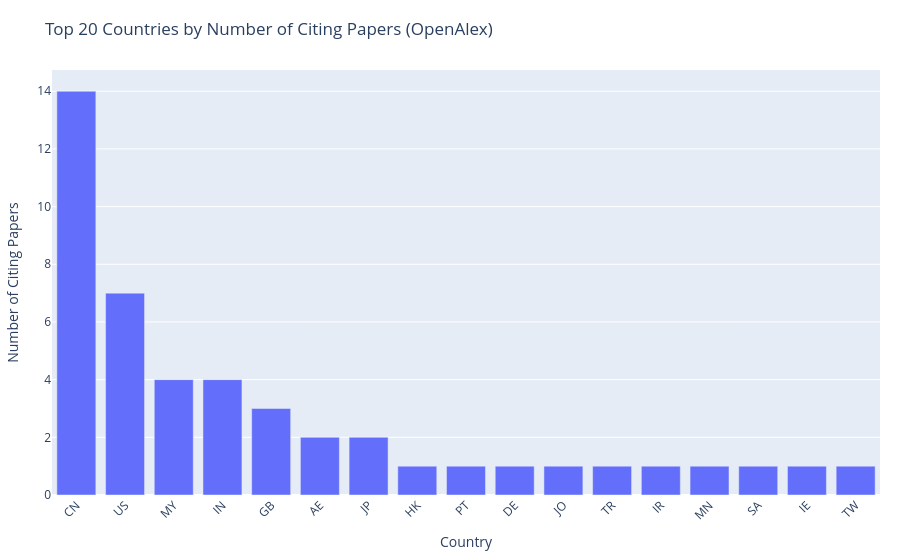

Source (notebook cell):
### Code cell
# =========================
# PLOTTING (Plotly) - Full code
# Inputs:
#   - country_counts.csv  (columns: country_code, num_citing_papers)
# Outputs:
#   - citation_country_map.html / .png
#   - citation_country_bar.html / .png
# =========================

import pandas as pd
import plotly.express as px

# ---- 1) Load data ----
country_df = pd.read_csv("country_counts.csv")

# Basic sanity check
required_cols = {"country_code", "num_citing_papers"}
missing = required_cols - set(country_df.columns)
if missing:
    raise ValueError(f"country_counts.csv missing columns: {missing}")

country_df["country_code"] = country_df["country_code"].astype(str).str.upper().str.strip()
country_df["num_citing_papers"] = pd.to_numeric(country_df["num_citing_papers"], errors="coerce").fillna(0).astype(int)

# ---- 2) ISO2 -> ISO3 conversion ----
# Plotly choropleth works best with ISO-3 codes.
try:
    import pycountry
except ImportError:
    raise ImportError("Please install pycountry: pip install -U pycountry")

def iso2_to_iso3(iso2: str):
    iso2 = (iso2 or "").strip().upper()
    if not iso2:
        return None

    # Special cases (rare)
    special = {
        "XK": "XKX",  # Kosovo sometimes appears as XK
    }
    if iso2 in special:
        return special[iso2]

    c = pycountry.countries.get(alpha_2=iso2)
    return c.alpha_3 if c else None

plot_df = country_df.copy()
plot_df["iso3"] = plot_df["country_code"].apply(iso2_to_iso3)

# Drop rows that can't be mapped (usually very few)
plot_df = plot_df.dropna(subset=["iso3"]).reset_index(drop=True)

if plot_df.empty:
    raise RuntimeError("No countries could be mapped to ISO-3 codes. Check country_code values.")

# ---- 3) World map (Choropleth) ----
map_fig = px.choropleth(
    plot_df,
    locations="iso3",
    color="num_citing_papers",
    hover_name="country_code",
    hover_data={"num_citing_papers": True, "iso3": False},
    labels={"num_citing_papers": "Number of Citing Papers"},
    title="Geographic Distribution of Citing Papers (OpenAlex)"
)

map_fig.update_layout(
    margin=dict(l=20, r=20, t=70, b=20)
)

# Save interactive HTML
map_html = "citation_country_map.html"
map_fig.write_html(map_html)
print(f"Saved: {map_html}")

# Save PNG (optional, requires kaleido)
map_png = "citation_country_map.png"
try:
    map_fig.write_image(map_png, scale=2)
    print(f"Saved: {map_png}")
except Exception as e:
    print("PNG export skipped. Install kaleido to enable PNG export:")
    print("  pip install -U kaleido")
    print("Error:", e)

map_fig.show()


# ---- 4) Country bar chart (Top N) ----
TOP_N = 20
bar_df = plot_df.sort_values("num_citing_papers", ascending=False).head(TOP_N)

bar_fig = px.bar(
    bar_df,
    x="country_code",
    y="num_citing_papers",
    labels={"country_code": "Country", "num_citing_papers": "Number of Citing Papers"},
    title=f"Top {TOP_N} Countries by Number of Citing Papers (OpenAlex)"
)

bar_fig.update_layout(
    margin=dict(l=20, r=20, t=70, b=20),
    xaxis_tickangle=-45
)

bar_html = "citation_country_bar.html"
bar_fig.write_html(bar_html)
print(f"Saved: {bar_html}")

bar_png = "citation_country_bar.png"
try:
    bar_fig.write_image(bar_png, scale=2)
    print(f"Saved: {bar_png}")
except Exception as e:
    print("PNG export skipped. Install kaleido to enable PNG export:")
    print("  pip install -U kaleido")
    print("Error:", e)

bar_fig.show()

### Figure 1 — Plotly figure (JSON) as saved in the notebook; plotly's stock layout.template omitted (floating-point values rounded to 4 significant figures)
{"data": [{"hovertemplate": "Country=%{x}<br>Number of Citing Papers=%{y}<extra></extra>", "legendgroup": "", "marker": {"color": "#636efa", "pattern": {"shape": ""}}, "name": "", "orientation": "v", "showlegend": false, "textposition": "auto", "type": "bar", "x": ["CN", "US", "MY", "IN", "GB", "AE", "JP", "HK", "PT", "DE", "JO", "TR", "IR", "MN", "SA", "IE", "TW"], "xaxis": "x", "y": [14, 7, 4, 4, 3, 2, 2, 1, 1, 1, 1, 1, 1, 1, 1, 1, 1], "yaxis": "y"}], "layout": {"barmode": "relative", "legend": {"tracegroupgap": 0}, "margin": {"b": 20, "l": 20, "r": 20, "t": 70}, "title": {"text": "Top 20 Countries by Number of Citing Papers (OpenAlex)"}, "xaxis": {"anchor": "y", "domain": [0, 1], "tickangle": -45, "title": {"text": "Country"}}, "yaxis": {"anchor": "x", "domain": [0, 1], "title": {"text": "Number of Citing Papers"}}}}
